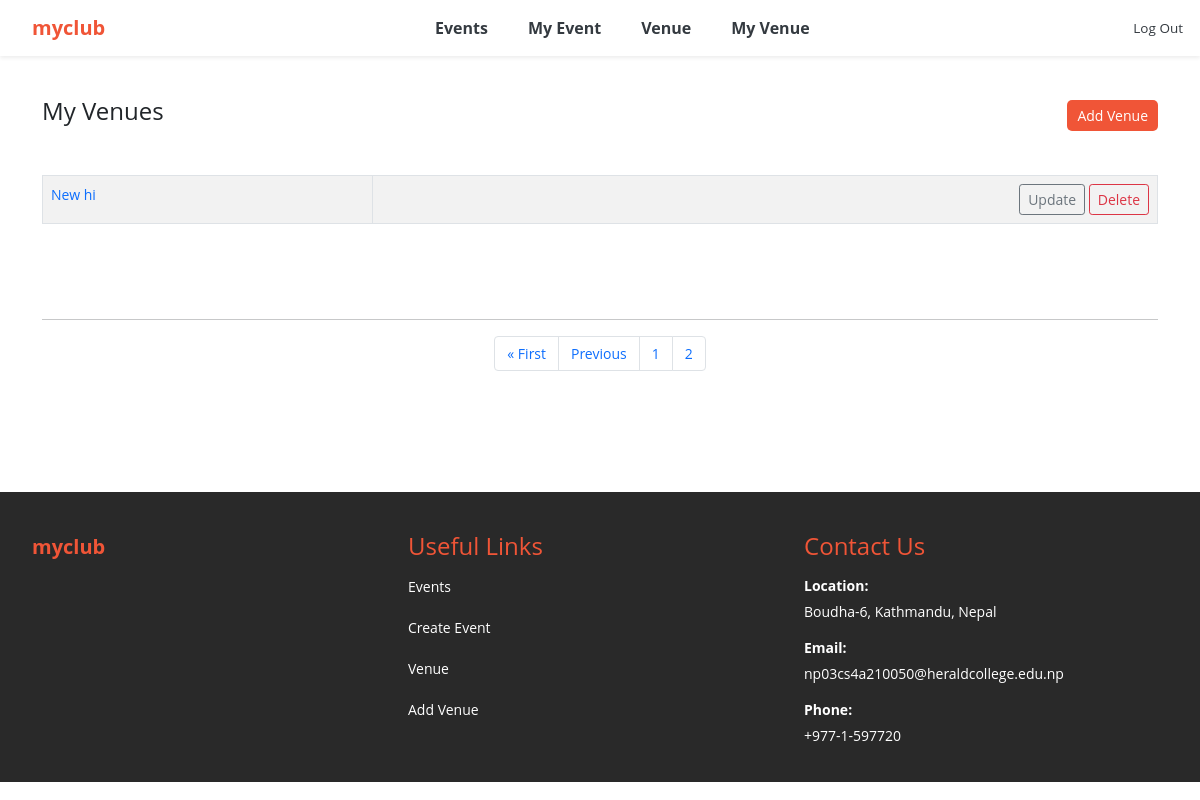
/my_venues?page=2 (signed in), run on an earlier commit of the app's database.
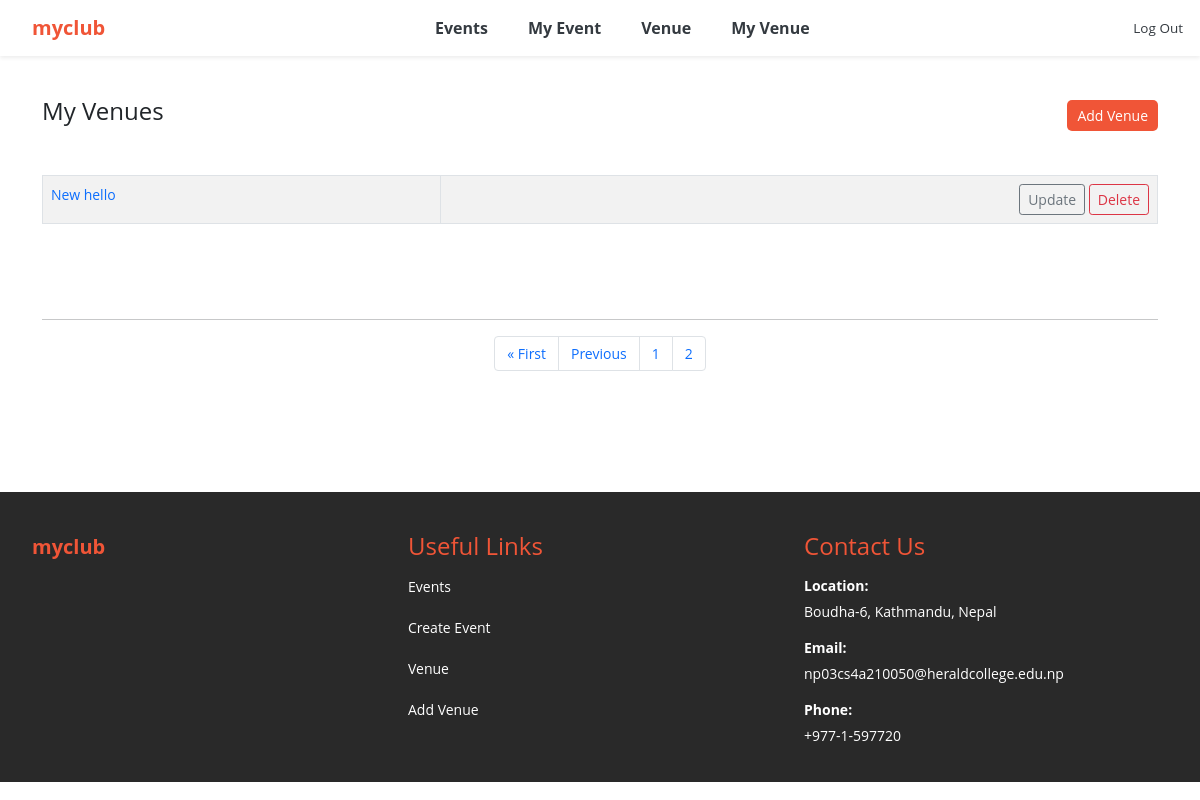
And on a later commit of the database.
### events/models.py (models this page shows)
class Venue(models.Model):
	name = models.CharField('Venue Name', max_length=120)
	address = models.CharField(max_length=300)
	zip_code = models.CharField('Zip Code', max_length=15)
	phone = models.CharField('Contact Phone', max_length=25, blank=True)
	web = models.URLField('Website Address', blank=True)
	email_address = models.EmailField('Email Address', blank=True)
	owner = models.IntegerField("Venue Owner", blank=False, default=1)
	venue_description = models.TextField(blank=True)
	venue_image = models.ImageField(null=True, blank=True, upload_to="images/")
	def __str__(self):
		return self.name
	class Meta:
		ordering = ['name']

### events/views.py (the view)
# urls.py: path('my_venues', views.my_venues, name='my_venues'),
def my_venues(request):
	venue_list = Venue.objects.all().order_by('name')
	p = Paginator(Venue.objects.all(), 5)
	page = request.GET.get('page')
	venues = p.get_page(page)
	nums = "a" * venues.paginator.num_pages
	return render(request, 'events/my_venues.html',
		{'venue_list': venue_list, 'venues': venues, 'nums':nums})

### events/templates/events/my_venues.html (shortened to what this page needs)
{% extends 'events/base.html' %}
{% block content %}
	<nav class="custom-nav">
		<div>
			<h4>My Venues</h4>
		</div>
		<div>
			<a class="d-flex" href="{% url 'add-venue' %}" style="text-decoration: none;">
          		<button class="btn btn-sm btn-custom">Add Venue</button>
        	</a>
		</div>
	</nav>
	<br>
	<table class="table table-striped table-hover table-bordered">
		{% for venue in venues %}
			{% if user.is_authenticated %}
				{% if user.id == venue.owner %}
					<tr>
						<td>
							<a href="{% url 'show-venue' venue.id %}" style="text-decoration: none;">{{ venue }}</a>
						</td>
								<td align="right">
									<a href="{% url 'update-venue' venue.id %}" class="btn btn-outline-secondary btn-sm">Update</a>
									<a href="{% url 'delete-venue' venue.id %}" class="btn btn-outline-danger btn-sm">Delete</a>
								</td>
				{% endif %}
			{% endif %}
			</tr>
		{% endfor %}
	</table>
	<br><br><br>
	<hr>
	<nav aria-label="Page navigation example">
		<ul class="pagination justify-content-center">
			{% if venues.has_previous %}
				<li class="page-item">
					<a class="page-link" href="?page=1">&laquo First</a>
				</li>
				<li class="page-item">
					<a class="page-link" href="?page={{ venues.previous_page_number }}">Previous</a>
				</li>
			{% endif %}
			{% for i in nums %}
				<li class="page-item">
					<a class="page-link" href="?page={{ forloop.counter }}">{{ forloop.counter }}</a>
				</li>
			{% endfor %}
		</ul>
	</nav>
{% endblock %}

What changed in the data, as far as the page shows it:
changed Venue: name "New hi" → "New hello"
